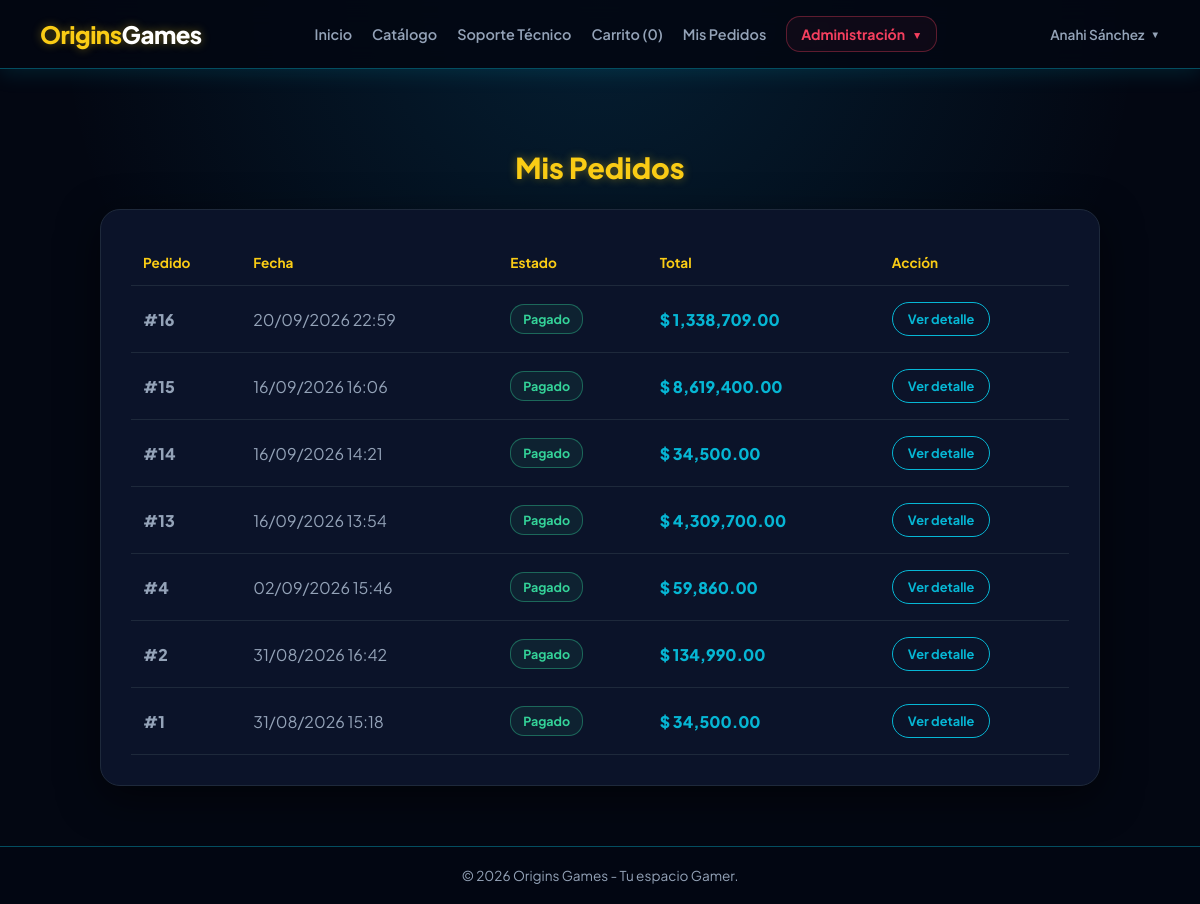
The page /mis-pedidos (signed in) on the database its author committed.
### tables this page shows
CREATE TABLE `pedidos` (
  `id` int(11) NOT NULL,
  `usuario_id` int(11) NOT NULL,
  `total` decimal(10,2) NOT NULL,
  `estado` enum('pendiente','pagado','enviado','cancelado') DEFAULT 'pendiente',
  `fecha_pedido` timestamp NOT NULL DEFAULT current_timestamp()
);

### controllers/PedidoController.php (called while the page is built, shortened)
<?php
require_once __DIR__ . '/../models/Pedido.php';
class PedidoController
{
    private $pedidoModel;
    public function __construct()
    {
        $this->pedidoModel = new Pedido();
    }
    public function misPedidos()
    {
        $usuario_id = $_SESSION['usuario']['id'];
        $pedidos = $this->pedidoModel
            ->obtenerPedidosPorUsuario($usuario_id);
        require __DIR__ . '/../views/layouts/header.php';
        require __DIR__ . '/../views/pedidos/mis-pedidos.php';
        require __DIR__ . '/../views/layouts/footer.php';
    }
}

### config/database.php (called while the page is built)
<?php
class Database {
    private static $host = "localhost";
    private static $db_name = "origins_games";
    private static $username = "root";
    private static $password = "";
    private static $conn = null;
    public static function connect() {
        if (self::$conn === null) {
            try {
                self::$conn = new PDO(
                    "mysql:host=" . self::$host . ";dbname=" . self::$db_name . ";charset=utf8mb4",
                    self::$username,
                    self::$password,
                    [
                        PDO::ATTR_ERRMODE => PDO::ERRMODE_EXCEPTION,
                        PDO::ATTR_DEFAULT_FETCH_MODE => PDO::FETCH_ASSOC,
                        PDO::ATTR_EMULATE_PREPARES => false
                    ]
                );
            } catch (PDOException $e) {
                die("Error de Conexión: " . $e->getMessage());
            }
        }
        return self::$conn;
    }
}

### models/Pedido.php (called while the page is built, shortened)
<?php
require_once __DIR__ . '/../config/database.php';
class Pedido
{
    private $db;
    public function __construct()
    {
        $this->db = Database::connect();
    }
    public function obtenerPedidosPorUsuario($usuario_id)
    {
        $sql = "
            SELECT
                p.id,
                p.total,
                p.estado,
                p.fecha_pedido
            FROM pedidos p
            WHERE p.usuario_id = :usuario_id
            ORDER BY p.fecha_pedido DESC, p.id DESC
        ";
        $stmt = $this->db->prepare($sql);
        $stmt->execute([
            ':usuario_id' => $usuario_id
        ]);
        return $stmt->fetchAll(
            PDO::FETCH_ASSOC
        );
    }
}

### views/pedidos/mis-pedidos.php (the view, shortened to what this page needs)
<h2 class="section-title">
    Mis Pedidos
</h2>
<div class="orders-card">
    <?php if (!empty($pedidos)): ?>
        <table class="orders-table">
            <thead>
                <tr>
                    <th>Pedido</th>
                    <th>Fecha</th>
                    <th>Estado</th>
                    <th>Total</th>
                    <th>Acción</th>
                </tr>
            </thead>
            <tbody>
                <?php foreach ($pedidos as $pedido): ?>
                    <?php
                    $estado = strtolower(
                        trim(
                            $pedido['estado'] ?? ''
                        )
                    );
                    $estadoClase = 'status-' .
                        preg_replace(
                            '/[^a-z]/',
                            '',
                            $estado
                        );
                    $estadoTexto = ucfirst($estado);
                    $fecha = '—';
                    if (!empty($pedido['fecha_pedido'])) {
                        $timestamp = strtotime(
                            $pedido['fecha_pedido']
                        );
                        if ($timestamp !== false) {
                            $fecha = date(
                                'd/m/Y H:i',
                                $timestamp
                            );
                        }
                    }
                    ?>
                    <tr>
                        <td class="order-number">
                            #<?= (int) $pedido['id'] ?>
                        </td>
                        <td>
                            <?= htmlspecialchars($fecha) ?>
                        </td>
                        <td>
                            <span
                                class="status <?= htmlspecialchars($estadoClase) ?>"
                            >
                                <?= htmlspecialchars($estadoTexto) ?>
                            </span>
                        </td>
                        <td class="order-total">
                            $
                            <?= number_format(
                                (float) $pedido['total'],
                                2
                            ) ?>
                        </td>
                        <td>
                            <a
                                href="/origins_games/mis-pedidos/detalle?id=<?= (int) $pedido['id'] ?>"
                                class="btn-detail"
                            >
                                Ver detalle
                            </a>
                        </td>
                    </tr>
                <?php endforeach; ?>
            </tbody>
        </table>
    <?php endif; ?>
</div>

### views/layouts/header.php (style rules this page uses)
:root { --bg-dark: #030712; --bg-card: #0b1329; --border-card: #1e293b; --yellow-accent: #facc15; --yellow-hover: #eab308; --cyan-accent: #06b6d4; --text-primary: #ffffff; --text-secondary: #94a3b8; --glow-cyan: rgba(6, 182, 212, 0.4); --glow-yellow: rgba(250, 204, 21, 0.4); }
* { box-sizing: border-box; margin: 0; padding: 0; }
body { font-family: 'Plus Jakarta Sans', sans-serif; background-color: var(--bg-dark); background-image: radial-gradient( circle at 50% 0%, rgba(14, 165, 233, 0.15) 0%, transparent 50% ), radial-gradient( circle at 50% 100%, rgba(3, 7, 18, 1) 0%, transparent 100% ); color: var(--text-primary); min-height: 100vh; display: flex; flex-direction: column; }
a { text-decoration: none !important; }
.section-title { text-align: center; font-size: 1.8rem; font-weight: 800; margin: 40px 0 24px; color: var(--yellow-accent); text-shadow: 0 0 10px var(--glow-yellow); }

### views/pedidos/mis-pedidos.php (style rules this page uses)
.orders-card { background: var(--bg-card); border: 1px solid var(--border-card); border-radius: 20px; padding: 30px; box-shadow: 0 12px 40px rgba(0, 0, 0, 0.55); max-width: 1000px; margin: 20px auto; }
.orders-table { width: 100%; border-collapse: collapse; }
.orders-table th { text-align: left; color: var(--yellow-accent); padding: 14px 12px; border-bottom: 1px solid var(--border-card); font-size: 0.85rem; }
.orders-table td { padding: 16px 12px; border-bottom: 1px solid var(--border-card); color: var(--text-secondary); }
.order-number { color: var(--text-primary); font-weight: 800; }
.order-total { color: var(--cyan-accent) !important; font-weight: 800; }
.status { display: inline-block; padding: 6px 12px; border-radius: 14px; font-size: 0.78rem; font-weight: 700; border: 1px solid; }
.status-pagado { color: #34d399; border-color: rgba(52, 211, 153, 0.4); background: rgba(52, 211, 153, 0.08); }
.btn-detail { display: inline-block; padding: 8px 15px; border-radius: 18px; border: 1px solid var(--cyan-accent); color: var(--cyan-accent); font-size: 0.8rem; font-weight: 700; text-decoration: none; transition: all 0.2s ease; }

### rows shown on the page
pedidos: id "16", fecha_pedido "20/09/2026 22:59", estado "Pagado", total "1,338,709.00"
pedidos: id "15", fecha_pedido "16/09/2026 16:06", estado "Pagado", total "8,619,400.00"
pedidos: id "14", fecha_pedido "16/09/2026 14:21", estado "Pagado", total "34,500.00"
pedidos: id "13", fecha_pedido "16/09/2026 13:54", estado "Pagado", total "4,309,700.00"
pedidos: id "4", fecha_pedido "02/09/2026 15:46", estado "Pagado", total "59,860.00"
pedidos: id "2", fecha_pedido "31/08/2026 16:42", estado "Pagado", total "134,990.00"
pedidos: id "1", fecha_pedido "31/08/2026 15:18", estado "Pagado", total "34,500.00"

### other values the page prints
$cant_carrito "0"
$_SESSION['usuario']['nombre'] "Anahi Sánchez"
